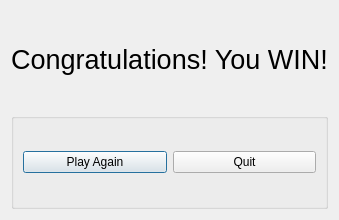
<?xml version="1.0" encoding="UTF-8"?>
<ui version="4.0">
 <class>MeWinDialog</class>
 <widget class="QDialog" name="MeWinDialog">
  <property name="geometry">
   <rect>
    <x>0</x>
    <y>0</y>
    <width>300</width>
    <height>220</height>
   </rect>
  </property>
  <property name="windowTitle">
   <string>Dialog</string>
  </property>
  <layout class="QVBoxLayout" name="verticalLayout">
   <item>
    <widget class="QLabel" name="textLabel">
     <property name="font">
      <font>
       <pointsize>20</pointsize>
      </font>
     </property>
     <property name="text">
      <string>Congratulations! You WIN!</string>
     </property>
     <property name="alignment">
      <set>Qt::AlignCenter</set>
     </property>
    </widget>
   </item>
   <item>
    <widget class="QGroupBox" name="groupBox">
     <property name="title">
      <string/>
     </property>
     <layout class="QHBoxLayout" name="horizontalLayout_2">
      <item>
       <widget class="QPushButton" name="playAgainButton">
        <property name="text">
         <string>Play Again</string>
        </property>
       </widget>
      </item>
      <item>
       <widget class="QPushButton" name="quitButton">
        <property name="text">
         <string>Quit</string>
        </property>
       </widget>
      </item>
     </layout>
    </widget>
   </item>
  </layout>
 </widget>
 <resources/>
 <connections>
  <connection>
   <sender>QuitButton</sender>
   <signal>clicked()</signal>
   <receiver>MeWinDialog</receiver>
   <slot>close()</slot>
   <hints>
    <hint type="sourcelabel">
     <x>460</x>
     <y>465</y>
    </hint>
    <hint type="destinationlabel">
     <x>149</x>
     <y>109</y>
    </hint>
   </hints>
  </connection>
  <connection>
   <sender>TryAgainButton</sender>
   <signal>clicked()</signal>
   <receiver>MeWinDialog</receiver>
   <slot>close()</slot>
   <hints>
    <hint type="sourcelabel">
     <x>338</x>
     <y>465</y>
    </hint>
    <hint type="destinationlabel">
     <x>149</x>
     <y>109</y>
    </hint>
   </hints>
  </connection>
 </connections>
</ui>
